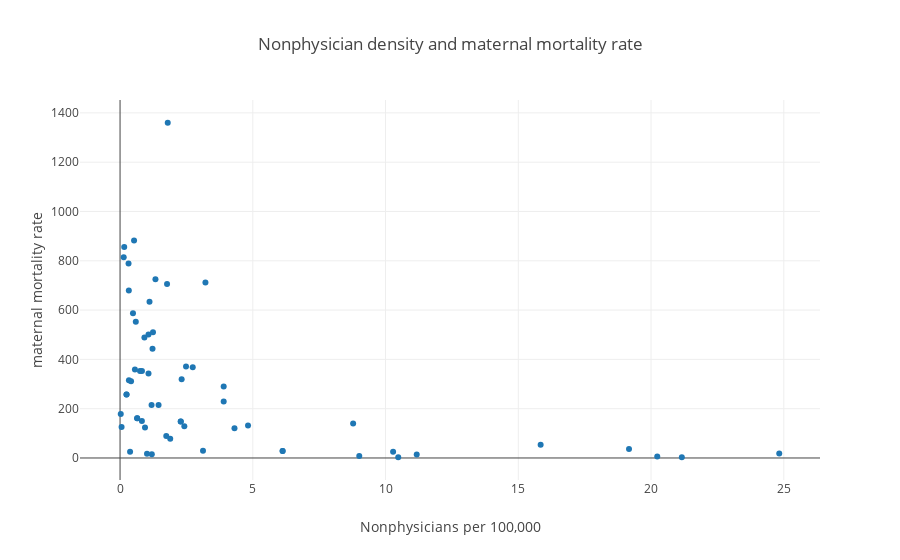

The notebook cell saved with this chart:
### Code cell
t1 = df[df.ndensity<25]
t1 = t1[t1.ndensity>0]

# Create a trace
trace = go.Scatter(
    x = t1['ndensity'],
    y = t1['mmr'],
    mode = 'markers',
    text = df['country']
)

data = [trace]

layout = go.Layout(
    title='Nonphysician density and maternal mortality rate',
    xaxis=dict(
    title='Nonphysicians per 100,000'
    ),
    
    yaxis=dict(
    title='maternal mortality rate')
)

# Plot and embed in ipython notebook!
fig = go.Figure(data=data, layout=layout)

py.offline.iplot(fig, filename='NPA_mmr')

### Figure 1 — Plotly figure (JSON) as saved in the notebook; plotly's stock layout.template omitted (floating-point values rounded to 4 significant figures; data arrays with more than 128 entries replaced by an {"elided": "..."} marker saying what was removed)
{"data": [{"mode": "markers", "text": {"elided": "168 str values"}, "type": "scatter", "uid": "9e48b104-8e9f-4b15-98d7-85ee04accc93", "x": [3.124, 8.778, 10.28, 6.123, 6.123, 2.286, 2.286, 2.485, 3.216, 0.6444, 0.6444, 0.5279, 0.157, 20.23, 15.84, 1.071, 0.751, 9.01, 1.77, 2.32, 0.3308, 3.904, 0.5602, 2.422, 1.016, 21.16, 0.0581, 0.378, 1.741, 1.241, 24.83, 1.196, 1.333, 0.8253, 1.11, 0.4866, 4.31, 0.9175, 0.2443, 0.2443, 0.8221, 0.5931, 0.138, 0.0264, 1.187, 4.82, 10.48, 3.904, 0.3338, 1.796, 0.3198, 0.414, 1.45, 2.737, 0.9402, 1.071, 11.17, 19.17, 1.89, 1.223], "y": [29, 140, 25, 28, 28, 148, 148, 371, 712, 161, 161, 882, 856, 6, 54, 501, 353, 8, 706, 319, 679, 229, 359, 129, 17, 3, 126, 25, 89, 510, 18, 15, 725, 353, 634, 587, 121, 489, 258, 258, 150, 553, 814, 178, 215, 132, 3, 290, 315, 1360, 789, 311, 215, 368, 124, 343, 14, 36, 78, 443]}], "layout": {"title": "Nonphysician density and maternal mortality rate", "xaxis": {"title": "Nonphysicians per 100,000"}, "yaxis": {"title": "maternal mortality rate"}}}
